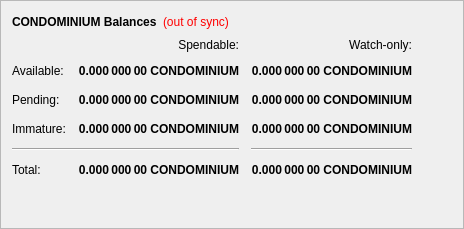
        <widget class="QFrame" name="frame">
         <property name="frameShape">
          <enum>QFrame::StyledPanel</enum>
         </property>
         <property name="frameShadow">
          <enum>QFrame::Raised</enum>
         </property>
         <layout class="QVBoxLayout" name="verticalLayout_4">
          <item>
           <layout class="QHBoxLayout" name="horizontalLayout_4">
            <item>
             <widget class="QLabel" name="label_5">
              <property name="font">
               <font>
                <weight>75</weight>
                <bold>true</bold>
               </font>
              </property>
              <property name="text">
               <string>CONDOMINIUM Balances</string>
              </property>
             </widget>
            </item>
            <item>
             <widget class="QLabel" name="labelWalletStatus">
              <property name="cursor">
               <cursorShape>WhatsThisCursor</cursorShape>
              </property>
              <property name="toolTip">
               <string>The displayed information may be out of date. Your wallet automatically synchronizes with the Condominium network after a connection is established, but this process has not completed yet.</string>
              </property>
              <property name="styleSheet">
               <string notr="true">QLabel { color: red; }</string>
              </property>
              <property name="text">
               <string notr="true">(out of sync)</string>
              </property>
              <property name="alignment">
               <set>Qt::AlignLeading|Qt::AlignLeft|Qt::AlignVCenter</set>
              </property>
             </widget>
            </item>
            <item>
             <spacer name="horizontalSpacer_3">
              <property name="orientation">
               <enum>Qt::Horizontal</enum>
              </property>
              <property name="sizeHint" stdset="0">
               <size>
                <width>40</width>
                <height>20</height>
               </size>
              </property>
             </spacer>
            </item>
           </layout>
          </item>
          <item>
           <layout class="QGridLayout" name="gridLayout">
            <property name="spacing">
             <number>12</number>
            </property>
            <item row="2" column="2">
             <widget class="QLabel" name="labelWatchPending">
              <property name="font">
               <font>
                <weight>75</weight>
                <bold>true</bold>
               </font>
              </property>
              <property name="cursor">
               <cursorShape>IBeamCursor</cursorShape>
              </property>
              <property name="toolTip">
               <string>Unconfirmed transactions to watch-only addresses</string>
              </property>
              <property name="text">
               <string notr="true">0.000 000 00 CONDOMINIUM</string>
              </property>
              <property name="alignment">
               <set>Qt::AlignRight|Qt::AlignTrailing|Qt::AlignVCenter</set>
              </property>
              <property name="textInteractionFlags">
               <set>Qt::LinksAccessibleByMouse|Qt::TextSelectableByKeyboard|Qt::TextSelectableByMouse</set>
              </property>
             </widget>
            </item>
            <item row="2" column="1">
             <widget class="QLabel" name="labelUnconfirmed">
              <property name="font">
               <font>
                <weight>75</weight>
                <bold>true</bold>
               </font>
              </property>
              <property name="cursor">
               <cursorShape>IBeamCursor</cursorShape>
              </property>
              <property name="toolTip">
               <string>Total of transactions that have yet to be confirmed, and do not yet count toward the spendable balance</string>
              </property>
              <property name="text">
               <string notr="true">0.000 000 00 CONDOMINIUM</string>
              </property>
              <property name="alignment">
               <set>Qt::AlignRight|Qt::AlignTrailing|Qt::AlignVCenter</set>
              </property>
              <property name="textInteractionFlags">
               <set>Qt::LinksAccessibleByMouse|Qt::TextSelectableByKeyboard|Qt::TextSelectableByMouse</set>
              </property>
             </widget>
            </item>
            <item row="3" column="2">
             <widget class="QLabel" name="labelWatchImmature">
              <property name="font">
               <font>
                <weight>75</weight>
                <bold>true</bold>
               </font>
              </property>
              <property name="cursor">
               <cursorShape>IBeamCursor</cursorShape>
              </property>
              <property name="toolTip">
               <string>Staked or masternode rewards in watch-only addresses that has not yet matured</string>
              </property>
              <property name="text">
               <string notr="true">0.000 000 00 CONDOMINIUM</string>
              </property>
              <property name="alignment">
               <set>Qt::AlignRight|Qt::AlignTrailing|Qt::AlignVCenter</set>
              </property>
              <property name="textInteractionFlags">
               <set>Qt::LinksAccessibleByMouse|Qt::TextSelectableByKeyboard|Qt::TextSelectableByMouse</set>
              </property>
             </widget>
            </item>
            <item row="4" column="0" colspan="2">
             <widget class="Line" name="lineSpendableBalance">
              <property name="orientation">
               <enum>Qt::Horizontal</enum>
              </property>
             </widget>
            </item>
            <item row="4" column="2">
             <widget class="Line" name="lineWatchBalance">
              <property name="sizePolicy">
               <sizepolicy hsizetype="Preferred" vsizetype="Fixed">
                <horstretch>0</horstretch>
                <verstretch>0</verstretch>
               </sizepolicy>
              </property>
              <property name="minimumSize">
               <size>
                <width>140</width>
                <height>0</height>
               </size>
              </property>
              <property name="orientation">
               <enum>Qt::Horizontal</enum>
              </property>
             </widget>
            </item>
            <item row="5" column="0">
             <widget class="QLabel" name="labelTotalText">
              <property name="text">
               <string>Total:</string>
              </property>
             </widget>
            </item>
            <item row="3" column="1">
             <widget class="QLabel" name="labelImmature">
              <property name="font">
               <font>
                <weight>75</weight>
                <bold>true</bold>
               </font>
              </property>
              <property name="cursor">
               <cursorShape>IBeamCursor</cursorShape>
              </property>
              <property name="toolTip">
               <string>Staked or masternode rewards that has not yet matured</string>
              </property>
              <property name="text">
               <string notr="true">0.000 000 00 CONDOMINIUM</string>
              </property>
              <property name="alignment">
               <set>Qt::AlignRight|Qt::AlignTrailing|Qt::AlignVCenter</set>
              </property>
              <property name="textInteractionFlags">
               <set>Qt::LinksAccessibleByMouse|Qt::TextSelectableByKeyboard|Qt::TextSelectableByMouse</set>
              </property>
             </widget>
            </item>
            <item row="2" column="3">
             <spacer name="horizontalSpacer_2">
              <property name="orientation">
               <enum>Qt::Horizontal</enum>
              </property>
              <property name="sizeHint" stdset="0">
               <size>
                <width>40</width>
                <height>20</height>
               </size>
              </property>
             </spacer>
            </item>
            <item row="3" column="0">
             <widget class="QLabel" name="labelImmatureText">
              <property name="text">
               <string>Immature:</string>
              </property>
             </widget>
            </item>
            <item row="5" column="1">
             <widget class="QLabel" name="labelTotal">
              <property name="font">
               <font>
                <weight>75</weight>
                <bold>true</bold>
               </font>
              </property>
              <property name="cursor">
               <cursorShape>IBeamCursor</cursorShape>
              </property>
              <property name="toolTip">
               <string>Your current total balance</string>
              </property>
              <property name="text">
               <string notr="true">0.000 000 00 CONDOMINIUM</string>
              </property>
              <property name="alignment">
               <set>Qt::AlignRight|Qt::AlignTrailing|Qt::AlignVCenter</set>
              </property>
              <property name="textInteractionFlags">
               <set>Qt::LinksAccessibleByMouse|Qt::TextSelectableByKeyboard|Qt::TextSelectableByMouse</set>
              </property>
             </widget>
            </item>
            <item row="5" column="2">
             <widget class="QLabel" name="labelWatchTotal">
              <property name="font">
               <font>
                <weight>75</weight>
                <bold>true</bold>
               </font>
              </property>
              <property name="cursor">
               <cursorShape>IBeamCursor</cursorShape>
              </property>
              <property name="toolTip">
               <string>Current total balance in watch-only addresses</string>
              </property>
              <property name="text">
               <string notr="true">0.000 000 00 CONDOMINIUM</string>
              </property>
              <property name="alignment">
               <set>Qt::AlignRight|Qt::AlignTrailing|Qt::AlignVCenter</set>
              </property>
              <property name="textInteractionFlags">
               <set>Qt::LinksAccessibleByMouse|Qt::TextSelectableByKeyboard|Qt::TextSelectableByMouse</set>
              </property>
             </widget>
            </item>
            <item row="0" column="2">
             <widget class="QLabel" name="labelWatchonly">
              <property name="text">
               <string>Watch-only:</string>
              </property>
              <property name="alignment">
               <set>Qt::AlignRight|Qt::AlignTrailing|Qt::AlignVCenter</set>
              </property>
             </widget>
            </item>
            <item row="1" column="0">
             <widget class="QLabel" name="labelBalanceText">
              <property name="text">
               <string>Available:</string>
              </property>
             </widget>
            </item>
            <item row="1" column="1">
             <widget class="QLabel" name="labelBalance">
              <property name="font">
               <font>
                <weight>75</weight>
                <bold>true</bold>
               </font>
              </property>
              <property name="cursor">
               <cursorShape>IBeamCursor</cursorShape>
              </property>
              <property name="toolTip">
               <string>Your current spendable balance</string>
              </property>
              <property name="text">
               <string notr="true">0.000 000 00 CONDOMINIUM</string>
              </property>
              <property name="alignment">
               <set>Qt::AlignRight|Qt::AlignTrailing|Qt::AlignVCenter</set>
              </property>
              <property name="textInteractionFlags">
               <set>Qt::LinksAccessibleByMouse|Qt::TextSelectableByKeyboard|Qt::TextSelectableByMouse</set>
              </property>
             </widget>
            </item>
            <item row="1" column="2">
             <widget class="QLabel" name="labelWatchAvailable">
              <property name="font">
               <font>
                <weight>75</weight>
                <bold>true</bold>
               </font>
              </property>
              <property name="cursor">
               <cursorShape>IBeamCursor</cursorShape>
              </property>
              <property name="toolTip">
               <string>Your current balance in watch-only addresses</string>
              </property>
              <property name="text">
               <string notr="true">0.000 000 00 CONDOMINIUM</string>
              </property>
              <property name="alignment">
               <set>Qt::AlignRight|Qt::AlignTrailing|Qt::AlignVCenter</set>
              </property>
              <property name="textInteractionFlags">
               <set>Qt::LinksAccessibleByMouse|Qt::TextSelectableByKeyboard|Qt::TextSelectableByMouse</set>
              </property>
             </widget>
            </item>
            <item row="2" column="0">
             <widget class="QLabel" name="labelPendingText">
              <property name="text">
               <string>Pending:</string>
              </property>
             </widget>
            </item>
            <item row="0" column="1">
             <widget class="QLabel" name="labelSpendable">
              <property name="text">
               <string>Spendable:</string>
              </property>
              <property name="alignment">
               <set>Qt::AlignRight|Qt::AlignTrailing|Qt::AlignVCenter</set>
              </property>
             </widget>
            </item>
           </layout>
          </item>
          <item>
           <spacer name="verticalSpacer_4">
            <property name="orientation">
             <enum>Qt::Vertical</enum>
            </property>
            <property name="sizeHint" stdset="0">
             <size>
              <width>20</width>
              <height>40</height>
             </size>
            </property>
           </spacer>
          </item>
         </layout>
        </widget>
